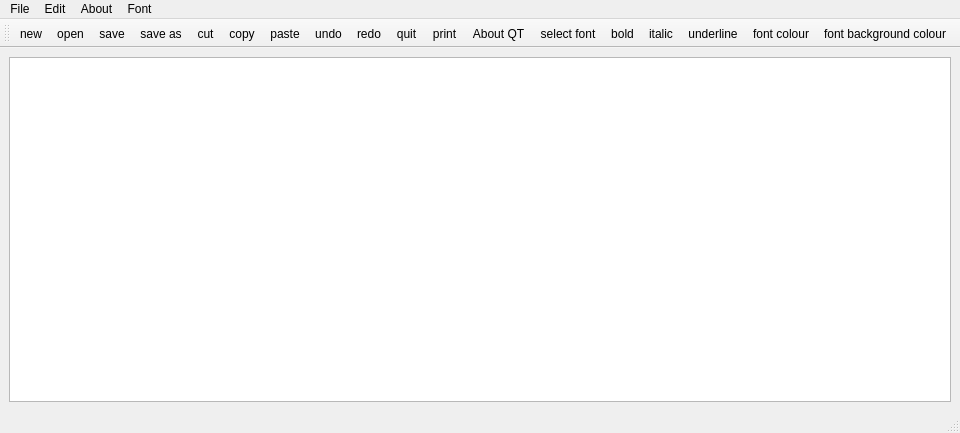
<?xml version="1.0" encoding="UTF-8"?>
<ui version="4.0">
 <class>MainWindow</class>
 <widget class="QMainWindow" name="MainWindow">
  <property name="geometry">
   <rect>
    <x>0</x>
    <y>0</y>
    <width>960</width>
    <height>433</height>
   </rect>
  </property>
  <property name="windowTitle">
   <string>MainWindow</string>
  </property>
  <widget class="QWidget" name="centralwidget">
   <layout class="QHBoxLayout" name="horizontalLayout">
    <item>
     <widget class="QTextEdit" name="textEdit">
      <property name="font">
       <font>
        <pointsize>12</pointsize>
       </font>
      </property>
     </widget>
    </item>
   </layout>
  </widget>
  <widget class="QMenuBar" name="menubar">
   <property name="geometry">
    <rect>
     <x>0</x>
     <y>0</y>
     <width>960</width>
     <height>21</height>
    </rect>
   </property>
   <widget class="QMenu" name="menuFile">
    <property name="title">
     <string>File</string>
    </property>
    <addaction name="actionnew"/>
    <addaction name="actionopen"/>
    <addaction name="separator"/>
    <addaction name="actionsave"/>
    <addaction name="actionsave_as"/>
   </widget>
   <widget class="QMenu" name="menuEdit">
    <property name="title">
     <string>Edit</string>
    </property>
    <addaction name="actioncut"/>
    <addaction name="actioncopy"/>
    <addaction name="actionpaste"/>
    <addaction name="actionundo"/>
    <addaction name="actionredo"/>
    <addaction name="actionquit"/>
    <addaction name="actionprint"/>
   </widget>
   <widget class="QMenu" name="menuAbout">
    <property name="title">
     <string>About</string>
    </property>
    <addaction name="actionAbout_QT"/>
   </widget>
   <widget class="QMenu" name="menuFont">
    <property name="title">
     <string>Font</string>
    </property>
    <addaction name="actionselect_font"/>
    <addaction name="actionbold"/>
    <addaction name="actionitalic"/>
    <addaction name="actionunderline"/>
    <addaction name="actionfont_colour"/>
    <addaction name="actionfont_background_colour"/>
   </widget>
   <addaction name="menuFile"/>
   <addaction name="menuEdit"/>
   <addaction name="menuAbout"/>
   <addaction name="menuFont"/>
  </widget>
  <widget class="QStatusBar" name="statusbar"/>
  <widget class="QToolBar" name="toolBar">
   <property name="windowTitle">
    <string>toolBar</string>
   </property>
   <attribute name="toolBarArea">
    <enum>TopToolBarArea</enum>
   </attribute>
   <attribute name="toolBarBreak">
    <bool>false</bool>
   </attribute>
   <addaction name="actionnew"/>
   <addaction name="actionopen"/>
   <addaction name="actionsave"/>
   <addaction name="actionsave_as"/>
   <addaction name="actioncut"/>
   <addaction name="actioncopy"/>
   <addaction name="actionpaste"/>
   <addaction name="actionundo"/>
   <addaction name="actionredo"/>
   <addaction name="actionquit"/>
   <addaction name="actionprint"/>
   <addaction name="actionAbout_QT"/>
   <addaction name="actionselect_font"/>
   <addaction name="actionbold"/>
   <addaction name="actionitalic"/>
   <addaction name="actionunderline"/>
   <addaction name="actionfont_colour"/>
   <addaction name="actionfont_background_colour"/>
  </widget>
  <action name="actionnew">
   <property name="icon">
    <iconset resource="resource.qrc">
     <normaloff>:/images/images/new-file.png</normaloff>:/images/images/new-file.png</iconset>
   </property>
   <property name="text">
    <string>new</string>
   </property>
  </action>
  <action name="actionopen">
   <property name="icon">
    <iconset resource="resource.qrc">
     <normaloff>:/images/images/open-file.png</normaloff>:/images/images/open-file.png</iconset>
   </property>
   <property name="text">
    <string>open</string>
   </property>
  </action>
  <action name="actionsave">
   <property name="icon">
    <iconset resource="resource.qrc">
     <normaloff>:/images/images/save.jpg</normaloff>:/images/images/save.jpg</iconset>
   </property>
   <property name="text">
    <string>save</string>
   </property>
  </action>
  <action name="actionsave_as">
   <property name="icon">
    <iconset resource="resource.qrc">
     <normaloff>:/images/images/save-as.png</normaloff>:/images/images/save-as.png</iconset>
   </property>
   <property name="text">
    <string>save as</string>
   </property>
  </action>
  <action name="actioncut">
   <property name="icon">
    <iconset resource="resource.qrc">
     <normaloff>:/images/images/cut.png</normaloff>:/images/images/cut.png</iconset>
   </property>
   <property name="text">
    <string>cut</string>
   </property>
  </action>
  <action name="actioncopy">
   <property name="icon">
    <iconset resource="resource.qrc">
     <normaloff>:/images/images/copy.png</normaloff>:/images/images/copy.png</iconset>
   </property>
   <property name="text">
    <string>copy</string>
   </property>
  </action>
  <action name="actionpaste">
   <property name="icon">
    <iconset resource="resource.qrc">
     <normaloff>:/images/images/paste.jpg</normaloff>:/images/images/paste.jpg</iconset>
   </property>
   <property name="text">
    <string>paste</string>
   </property>
  </action>
  <action name="actionundo">
   <property name="icon">
    <iconset resource="resource.qrc">
     <normaloff>:/images/images/undo.jpg</normaloff>:/images/images/undo.jpg</iconset>
   </property>
   <property name="text">
    <string>undo</string>
   </property>
  </action>
  <action name="actionredo">
   <property name="icon">
    <iconset resource="resource.qrc">
     <normaloff>:/images/images/redo.png</normaloff>:/images/images/redo.png</iconset>
   </property>
   <property name="text">
    <string>redo</string>
   </property>
  </action>
  <action name="actionquit">
   <property name="icon">
    <iconset resource="resource.qrc">
     <normaloff>:/images/images/quit.jpg</normaloff>:/images/images/quit.jpg</iconset>
   </property>
   <property name="text">
    <string>quit</string>
   </property>
  </action>
  <action name="actionprint">
   <property name="icon">
    <iconset resource="resource.qrc">
     <normaloff>:/images/images/print.png</normaloff>:/images/images/print.png</iconset>
   </property>
   <property name="text">
    <string>print</string>
   </property>
  </action>
  <action name="actionAbout_QT">
   <property name="icon">
    <iconset resource="resource.qrc">
     <normaloff>:/images/images/about.jpg</normaloff>:/images/images/about.jpg</iconset>
   </property>
   <property name="text">
    <string>About QT</string>
   </property>
  </action>
  <action name="actionselect_font">
   <property name="icon">
    <iconset>
     <normaloff>../Notepad2/images2/select-font.jpg</normaloff>../Notepad2/images2/select-font.jpg</iconset>
   </property>
   <property name="text">
    <string>select font</string>
   </property>
  </action>
  <action name="actionbold">
   <property name="icon">
    <iconset resource="resource.qrc">
     <normaloff>:/images/images/bold.png</normaloff>:/images/images/bold.png</iconset>
   </property>
   <property name="text">
    <string>bold</string>
   </property>
  </action>
  <action name="actionitalic">
   <property name="icon">
    <iconset resource="resource.qrc">
     <normaloff>:/images/images/italic.png</normaloff>:/images/images/italic.png</iconset>
   </property>
   <property name="text">
    <string>italic</string>
   </property>
  </action>
  <action name="actionunderline">
   <property name="icon">
    <iconset resource="resource.qrc">
     <normaloff>:/images/images/underline.jpg</normaloff>:/images/images/underline.jpg</iconset>
   </property>
   <property name="text">
    <string>underline</string>
   </property>
  </action>
  <action name="actionfont_colour">
   <property name="icon">
    <iconset resource="resource.qrc">
     <normaloff>:/images/images/font-colour.jpg</normaloff>:/images/images/font-colour.jpg</iconset>
   </property>
   <property name="text">
    <string>font colour</string>
   </property>
  </action>
  <action name="actionfont_background_colour">
   <property name="icon">
    <iconset resource="resource.qrc">
     <normaloff>:/images/images/font-background-colour.png</normaloff>:/images/images/font-background-colour.png</iconset>
   </property>
   <property name="text">
    <string>font background colour</string>
   </property>
  </action>
 </widget>
 <resources>
  <include location="resource.qrc"/>
 </resources>
 <connections/>
</ui>
